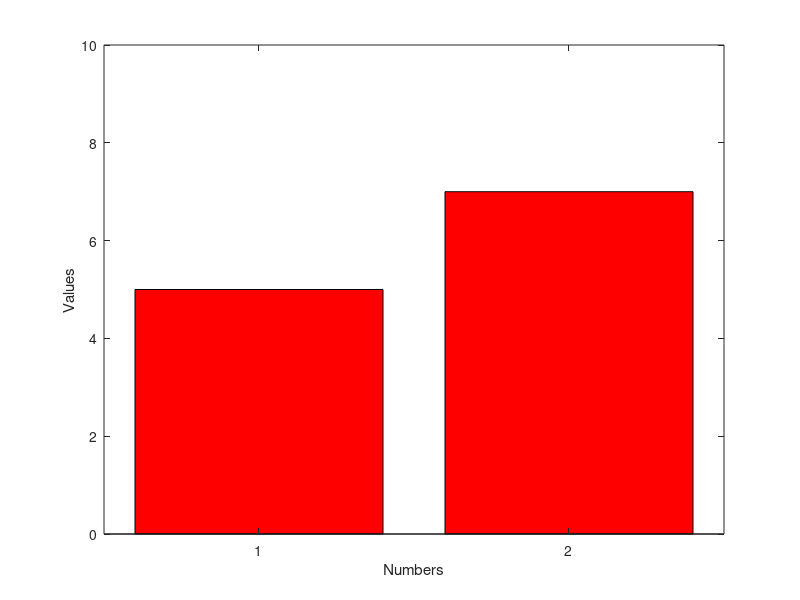

Write the MATLAB code that produced this figure.
% This is a simple MATLAB code to calculate the average of two numbers and plot them

% Initialize the variables
num1 = 5;
num2 = 7;

% Calculate the average of the two numbers
average = (num1 + num2) / 2;

% Display the result
disp(['The average of ' num2str(num1) ' and ' num2str(num2) ' is ' num2str(average)]);

% Plot the two numbers
figure;
bar([num1, num2], 'r');
xlabel('Numbers');
ylabel('Values');
ylim([0,10])
